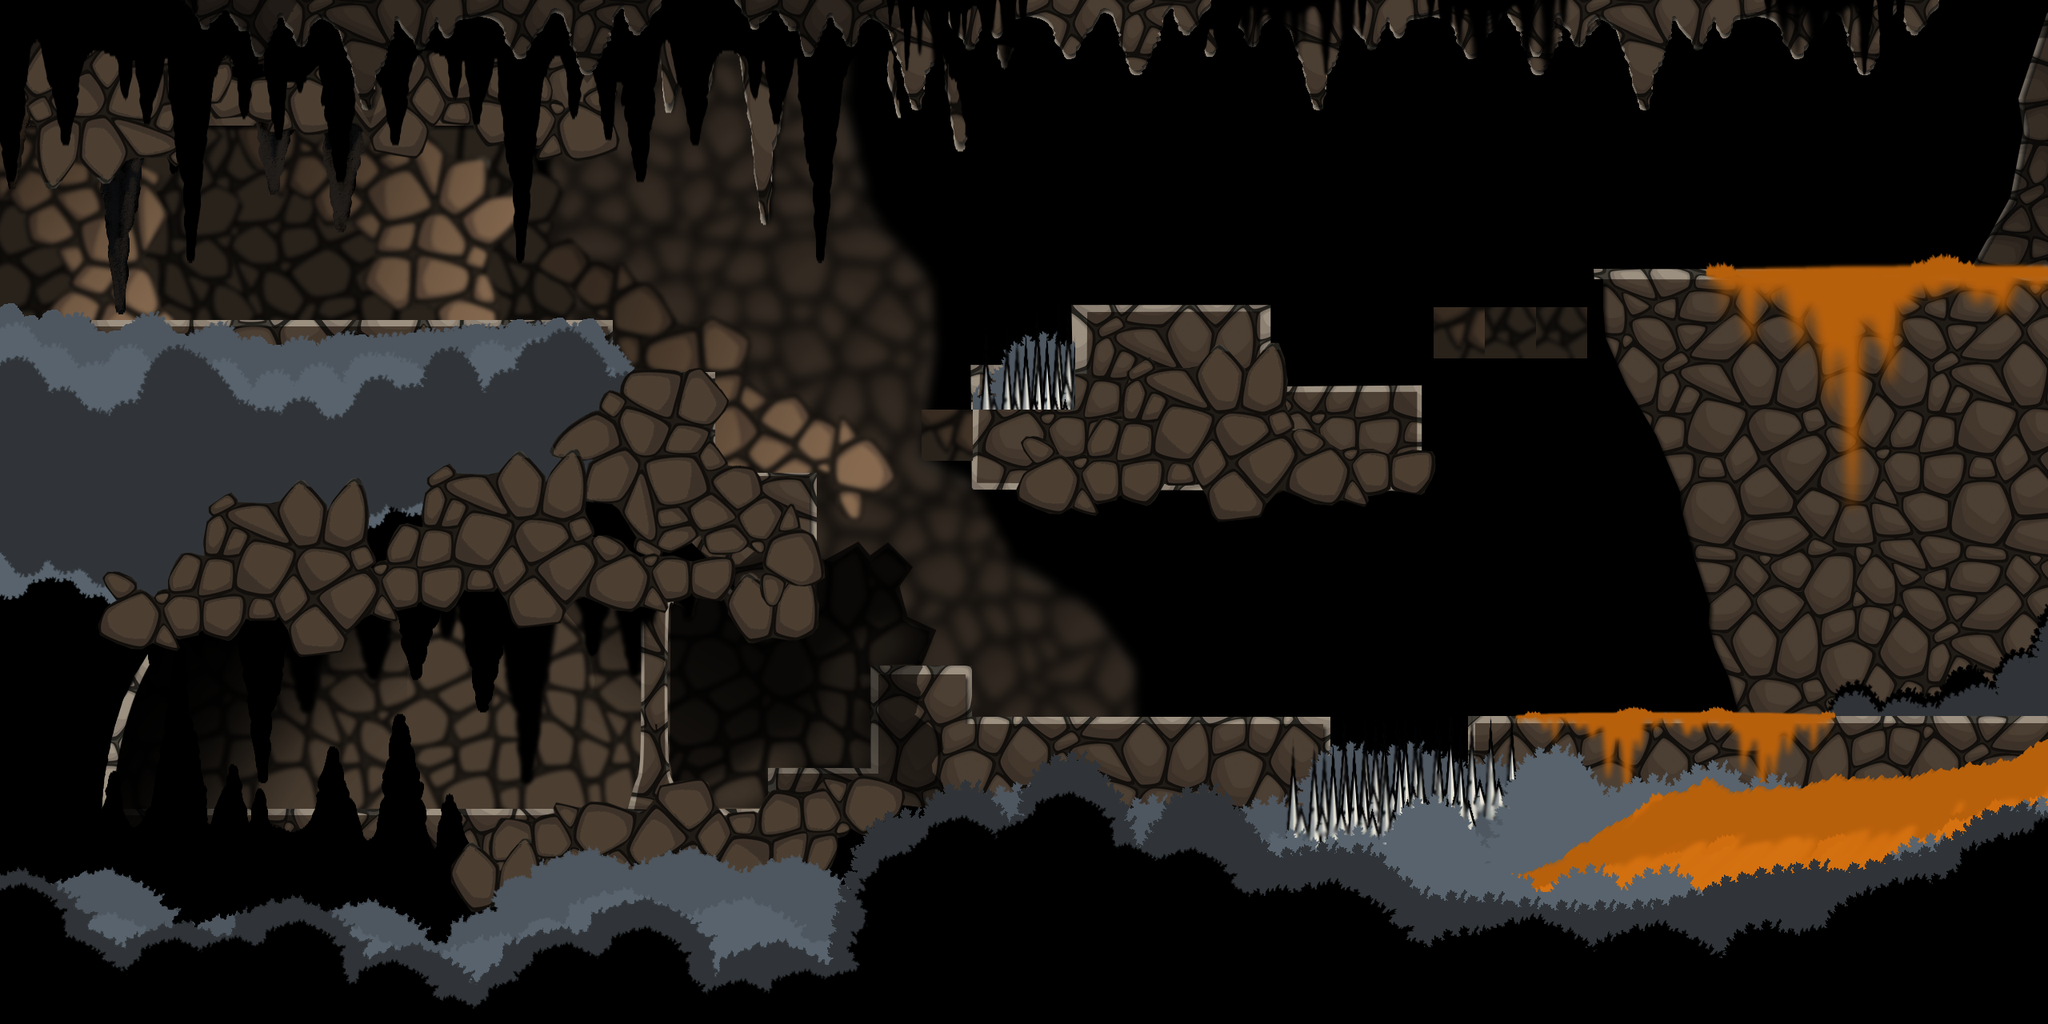

The image is a tile-based game level rendered from a .tmx file. Its description and source (layers, tilesets, objects; grid data summarised) follow:
An orthogonal 40x20 tile map with 64x64 px tiles, 4 tile layers (GroundLowLayerGraphic, GraphicBackGroundLayer, GraphicForGroundLayer, PlayerForGroundLayerGraphic), 2 tilesets and 58 objects (5x AI_BODY_CHANGE, 5x EX_LIFE, 4x MAP_SPAWN_POINT, 4x EnemySensor, 4x EnemyB, ...).

<map version="1.2" tiledversion="1.3.0" orientation="orthogonal" renderorder="right-down" compressionlevel="0" width="40" height="20" tilewidth="64" tileheight="64" infinite="0" nextlayerid="25" nextobjectid="648">
 <tileset firstgid="1" name="TiledMap -Game Screen Lev4 BackGround" tilewidth="64" tileheight="64" tilecount="800" columns="40">
  <image source="TiledMap -Game Screen Lev4 BackGround.png" trans="ff00ff" width="2560" height="1280" />
 </tileset>
 <tileset firstgid="801" name="TiledMap -Game Screen Lev4 Forground" tilewidth="64" tileheight="64" tilecount="800" columns="40">
  <image source="TiledMap -Game Screen Lev4 Forground.png" trans="ff00ff" width="2560" height="1280" />
 </tileset>
 <layer id="20" name="GroundLowLayerGraphic" width="40" height="20">
  <data>[800 cells, 800 non-empty, 793 distinct tile ids]</data>
 </layer>
 <objectgroup id="15" name="GAME_INFO_MAP">
  <object id="428" name="MAP_SPAWN_POINT" x="149.667" y="976" width="25" height="27">
   <properties>
    <property name="ID" value="2" />
   </properties>
  </object>
  <object id="513" name="MAP_SPAWN_POINT" x="89.667" y="360" width="25" height="27">
   <properties>
    <property name="ID" value="1" />
   </properties>
  </object>
  <object id="575" name="MAP_SPAWN_POINT" x="2493.73" y="284.111" width="34.5423" height="31.7789">
   <properties>
    <property name="ID" value="5" />
   </properties>
  </object>
  <object id="577" name="MAP_SPAWN_POINT" x="2477.73" y="856.111" width="34.5423" height="31.7789">
   <properties>
    <property name="ID" value="4" />
   </properties>
  </object>
  <object id="578" name="MAP_INFO" x="67" y="60.5" width="60" height="51" rotation="180">
   <properties>
    <property name="KEY" value="1" />
    <property name="MAP INFO BOSS" value="false" />
    <property name="MAP INFO IS DEAD" value="false" />
    <property name="MAP INFO LEVEL" value="2" />
    <property name="MAP INFO WORLD" value="1" />
   </properties>
  </object>
 </objectgroup>
 <objectgroup id="2" name="GAME_MAP_GROUND_LAYER">
  <object id="434" x="3.75724" y="399.485" width="759.151" height="11.999" />
  <object id="450" x="883.333" y="589.666" width="137.333" height="12.666" />
  <object id="458" x="84" y="1011.33" width="953.333" height="18.6667" />
  <object id="459" x="754.667" y="465" width="137.333" height="17.333" />
  <object id="467" x="1835" y="893.663" width="726.667" height="135.999" />
  <object id="468" x="1204" y="896" width="460" height="130" />
  <object id="469" x="1088" y="831" width="125.333" height="7" />
  <object id="470" x="960" y="959" width="140" height="12" />
  <object id="471" x="1988" y="334.667" width="572" height="13.3333" />
  <object id="472" x="1582.67" y="481.333" width="193.334" height="9.6667" />
  <object id="473" x="1338.67" y="381.333" width="248" height="12" />
  <object id="475" x="1213.33" y="454.667" width="137.333" height="12" />
  <object id="571" x="1154" y="517.333" width="52" height="58.6667" />
  <object id="572" x="1789.33" y="384.667" width="193.333" height="103.333" />
 </objectgroup>
 <objectgroup id="16" name="GAME_MAP_WALL_AND_SEALING_LAYER">
  <object id="486" x="1338" y="388" width="21" height="71" />
  <object id="487" x="1214" y="460" width="26" height="150" />
  <object id="488" x="1561" y="385" width="25" height="100" />
  <object id="489" x="1087" y="833" width="27" height="129" />
  <object id="490" x="1206" y="835" width="10" height="66" />
  <object id="491" x="960" y="960" width="24" height="55" />
  <object id="492" x="884" y="470" width="10" height="121" />
  <object id="493" x="746" y="403" width="18" height="65" />
  <object id="494" x="1001" y="596" width="19" height="187" />
  <object id="644" x="5.68434e-14" y="57.6667" width="2350.67" height="6.66667" />
  <object id="646" x="2337.33" y="2" width="12.6667" height="58" />
  <object id="647" x="2349.33" y="5.33333" width="209.333" height="8.66667" />
 </objectgroup>
 <objectgroup id="3" name="GAME_MAP_WALL_JUMPING_LAYER">
  <object id="478" x="1212" y="461" width="12" height="151" />
  <object id="479" x="1010" y="597" width="13" height="188" />
  <object id="527" x="1765" y="487" width="10" height="121" />
 </objectgroup>
 <objectgroup id="8" name="GAME_MAP_POLYLINE_LAYER" />
 <objectgroup id="4" name="ENEMY_LAYER">
  <object id="530" name="EnemySensor" x="1784" y="877" width="44" height="42">
   <properties>
    <property name="Direction" value="H" />
    <property name="Type" value="Long" />
   </properties>
  </object>
  <object id="531" name="EnemySensor" x="1706" y="875" width="48" height="44">
   <properties>
    <property name="Direction" value="H" />
    <property name="Type" value="Long" />
   </properties>
  </object>
  <object id="584" name="EnemySensor" x="1286" y="376" width="48" height="44">
   <properties>
    <property name="Direction" value="H" />
    <property name="Type" value="Long" />
   </properties>
  </object>
  <object id="585" name="EnemySensor" x="1261" y="396" width="44" height="42">
   <properties>
    <property name="Direction" value="H" />
    <property name="Type" value="Long" />
   </properties>
  </object>
  <object id="622" name="EnemyB" x="1867.33" y="161.333" width="23.3333" height="22">
   <properties>
    <property name="Active" value="true" />
    <property name="SpawnType" value="EX_LIFE" />
   </properties>
  </object>
  <object id="637" name="EnemyB" x="1770" y="106.667" width="23.3333" height="22">
   <properties>
    <property name="Active" value="true" />
    <property name="SpawnType" value="EX_LIFE" />
   </properties>
  </object>
  <object id="638" name="EnemyB" x="1694" y="179.333" width="23.3333" height="22">
   <properties>
    <property name="Active" value="true" />
    <property name="SpawnType" value="EX_LIFE" />
   </properties>
  </object>
  <object id="639" name="EnemyB" x="2027.33" y="114.667" width="23.3333" height="22">
   <properties>
    <property name="Active" value="true" />
    <property name="SpawnType" value="EX_LIFE" />
   </properties>
  </object>
 </objectgroup>
 <objectgroup id="5" name="ENEMY_BOSS_LAYER" />
 <objectgroup id="7" name="GAME_OBJECT_LAYER">
  <object id="427" name="GAME_PORTAL_HIDDEN_TRANSITION" x="105.333" y="911" width="24" height="41">
   <properties>
    <property name="DESTINATION" value="1" />
    <property name="DIRECTION" value="V" />
    <property name="KEY_ACTIVE" value="true" />
    <property name="MAP LEVEL" value="1" />
    <property name="MAP WORLD" value="1" />
    <property name="PORTAL ID" value="2" />
    <property name="TRAVEL DIRECTION" value="LEFT DOWN" />
    <property name="TRAVEL LEVEL" value="1" />
    <property name="TRAVEL TYPE" value="LEVEL" />
    <property name="TRAVEL WORLD" value="1" />
   </properties>
  </object>
  </objectgroup>
 <objectgroup id="9" name="DOOR_OBJECT_LAYER" />
 <objectgroup id="10" name="AI_LAYER">
  <!-- 12 objects omitted --></objectgroup>
 <objectgroup id="19" name="PFX_LAYER" />
 <objectgroup id="22" name="LIGHT_LAYER" />
 <objectgroup id="11" name="SPAWN_LAYER">
  <!-- 5 objects omitted --></objectgroup>
 <layer id="13" name="GraphicBackGroundLayer" width="40" height="20" opacity="0.45">
  <data>[800 cells, 3 non-empty, 3 distinct tile ids]</data>
 </layer>
 <layer id="14" name="GraphicForGroundLayer" width="40" height="20">
  <data>[800 cells, 0 non-empty, 0 distinct tile ids]</data>
 </layer>
 <layer id="24" name="PlayerForGroundLayerGraphic" width="40" height="20">
  <data>[800 cells, 800 non-empty, 796 distinct tile ids]</data>
 </layer>
</map>
<!-- 15 of 58 objects omitted -->